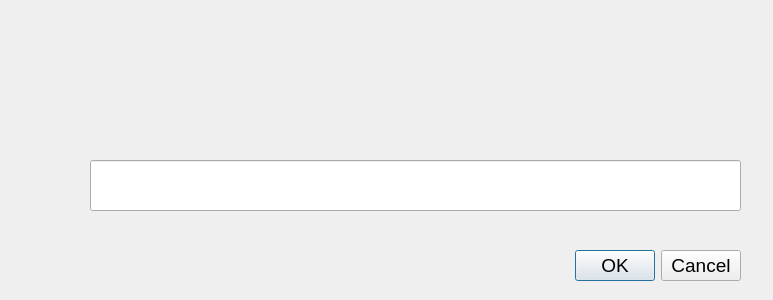
<?xml version="1.0" encoding="UTF-8"?>
<ui version="4.0">
 <class>Dialog</class>
 <widget class="QDialog" name="Dialog">
  <property name="geometry">
   <rect>
    <x>0</x>
    <y>0</y>
    <width>773</width>
    <height>300</height>
   </rect>
  </property>
  <property name="windowTitle">
   <string>Dialog</string>
  </property>
  <widget class="QLineEdit" name="add_input">
   <property name="geometry">
    <rect>
     <x>90</x>
     <y>160</y>
     <width>651</width>
     <height>51</height>
    </rect>
   </property>
   <property name="font">
    <font>
     <pointsize>14</pointsize>
    </font>
   </property>
  </widget>
  <widget class="QDialogButtonBox" name="Add">
   <property name="geometry">
    <rect>
     <x>400</x>
     <y>250</y>
     <width>341</width>
     <height>32</height>
    </rect>
   </property>
   <property name="font">
    <font>
     <pointsize>14</pointsize>
    </font>
   </property>
   <property name="orientation">
    <enum>Qt::Horizontal</enum>
   </property>
   <property name="standardButtons">
    <set>QDialogButtonBox::Cancel|QDialogButtonBox::Ok</set>
   </property>
  </widget>
 </widget>
 <resources/>
 <connections/>
</ui>
